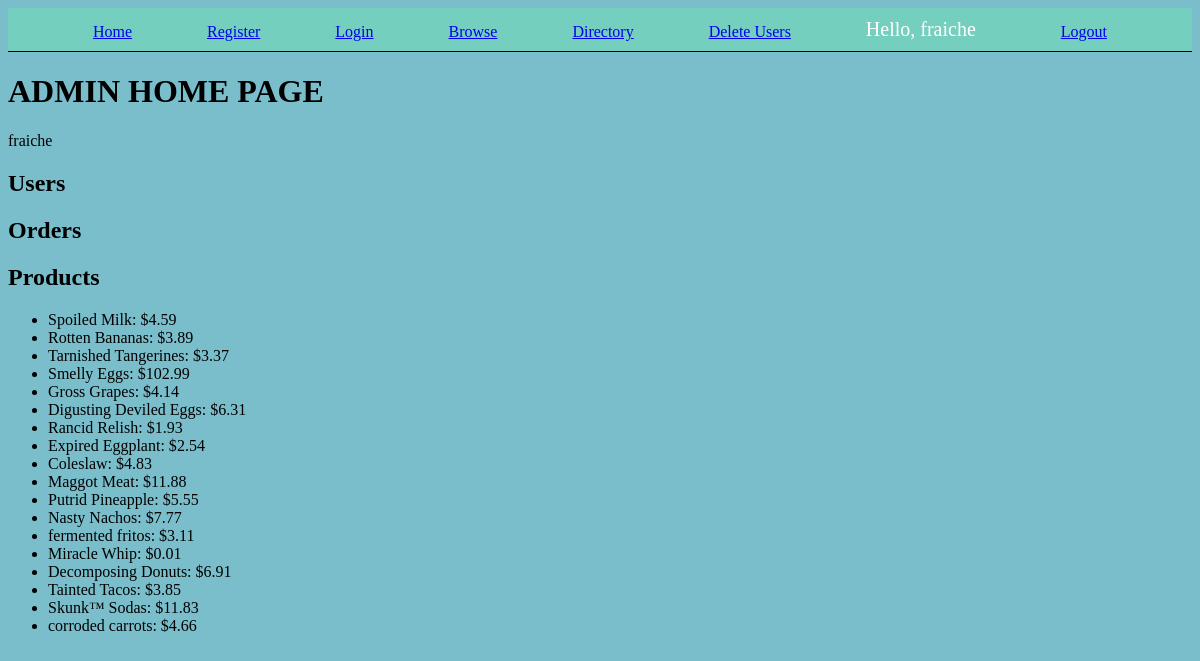
The app's page / (signed in) with its own data.
### app/models.py (models this page shows, shortened)
class Product(models.Model):
    name = models.CharField(max_length=200, null=True)
    image = models.ImageField(upload_to='' ,null=True, blank=True)
    price = models.FloatField(null=True)

### app/decorators.py (the view)
    def wrapper_function(request, *args, **kwargs):
        group = None
        if request.user.groups.exists():
            group = request.user.groups.all()[0].name
        if group == 'customer':
            return redirect('user')
        if group == 'admin':
            return view_func(request, *args, **kwargs)

### app/views.py (called while the page is built)
@login_required(login_url='login')
@admin_only
def home(request):
    orders = Order.objects.all()
    products = Product.objects.all()
    context = {'orders': orders, 'products': products}
    return render(request, 'home.html', context)

### app/templates/home.html (shortened to what this page needs)
{% extends "base.html" %}
{% block content %}
    <h1> ADMIN HOME PAGE </h1>
    <p> {{ request.user }} </p>
    <h2> Users </h2>
    <h2> Orders </h2>
    <h2>Products</h2>
    <ul>
        {% for product in products %}
            <li>  {{ product.name }}: ${{ product.price }} </li>
        {% endfor %}
    </ul>
{% endblock %}

### app/templates/base.html (shortened to what this page needs)
{% load static %}
<!DOCTYPE html>
<html lang="en">
<head>
    <link rel="stylesheet" href= {% static "styles.css" %}>
</head>
<body>
    <nav class="mainNav">
        <a href="{% url 'home' %}">Home</a>
        <a href="{% url 'register' %}">Register</a>
        <a href="{% url 'login' %}">Login</a>
        <a href="{% url 'shopping' %}">Browse</a>
        {% if request.user.is_staff %}
            <a href="{% url 'home' %}">Directory</a>
            <a href="{% url 'home' %}">Delete Users</a>
        {% endif %}
        <span id="hello-msg">Hello, {{request.user}}</span>
        <span><a href="{% url 'logout' %}">Logout</a></span>
    </nav>
    <main>
        {% block content %}
        {% endblock %}
    </main>
</body>
</html>

### app/static/styles.css (style rules this page uses)
body { background: #7abecc; }
.mainNav { background: #74cfbf; padding: 10px; margin: 0; border-bottom: 1px solid black; display: flex; justify-content: space-evenly; align-items: end; }
#hello-msg { color: white; font-size: 20px; margin-right: 10px; }

### records on screen
Product: name "Spoiled Milk", price "4.59"
Product: name "Rotten Bananas", price "3.89"
Product: name "Tarnished Tangerines", price "3.37"
Product: name "Smelly Eggs", price "102.99"
Product: name "Gross Grapes", price "4.14"
Product: name "Digusting Deviled Eggs", price "6.31"
Product: name "Rancid Relish", price "1.93"
Product: name "Expired Eggplant", price "2.54"
Product: name "Coleslaw", price "4.83"
Product: name "Maggot Meat", price "11.88"
Product: name "Putrid Pineapple", price "5.55"
Product: name "Nasty Nachos", price "7.77"
Product: name "fermented fritos", price "3.11"
Product: name "Miracle Whip", price "0.01"
Product: name "Decomposing Donuts", price "6.91"
Product: name "Tainted Tacos", price "3.85"
Product: name "Skunk™ Sodas", price "11.83"
Product: name "corroded carrots", price "4.66"

### other values on screen
{{ request.user }} "fraiche"
